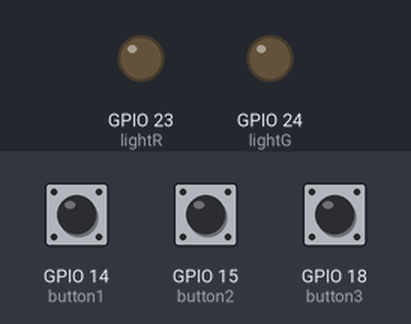
This program was run on a simulated Raspberry Pi (BCM pin numbers). Shown: output pins drawn as LEDs (lit = HIGH). Dashed ring = blinking. The test bench sets the inputs (shaded band); at power-on: GPIO 14 (button1) HIGH, GPIO 15 (button2) HIGH, GPIO 18 (button3) HIGH. One TCP client connects 1 s after the port opens and stays connected; threads take turns every 2 ms.

Above: at 1.2 s.
1.3 s: GPIO 14 (button1) pulled LOW for 3.2 s
At 1.6 s:
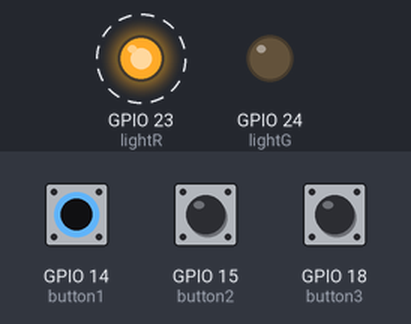
6.3 s: GPIO 15 (button2) pulled LOW for 0.15 s
At 6.42 s:
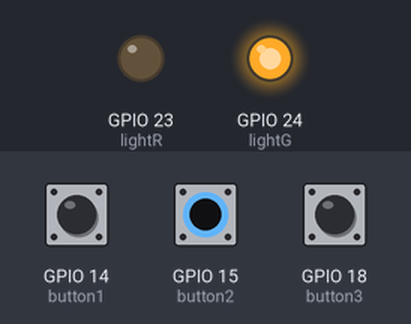
Timing chart, 0 to 9.3 s (numbered marks = the images above; inputs shaded):
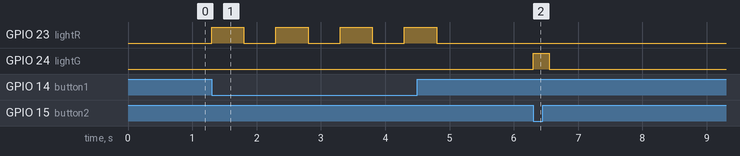

The program:

LEDServer.py
```python
'''
@Author: Chris Lockard
This program interacts with the pi's gpio pins, blinks leds and runs
a TCP server that communicates the boards status with a client.
'''

# Imports
import RPi.GPIO as gpio
from time import sleep
import threading as thread
import socket
import os


def button_press(light_pin, button_pin, sleep_time):
	'''
	Target function for whenever a button controlling an LED is
	pressed.

	Accepts the lights pin, button pin and sleep time for the led blink
	speed.
	'''
	# Tries to run
	try:
		# While loop to blink the led at the requested speed which
		# Should be input as half the desired speed
		while True:
			# Gets button state
			state = gpio.input(button_pin)
			# Blinks
			if state == False:
				gpio.output(light_pin, gpio.HIGH)
				sleep(sleep_time)
				gpio.output(light_pin, gpio.LOW)
				sleep(sleep_time)
			# Turns the LED off
			else:
				gpio.output(light_pin, gpio.LOW)
	# Except block to clean gpio if there are any errors and stop the
	# thread
	except:
		gpio.output(light_pin, False)
		gpio.cleanup()
		return False


def shutdown(button_pin3):
	'''
	Target function that will shut down the pi after three seconds of
	holding SW3.

	Accepts the pin for the third button.
	'''
	# Counts seconds
	sec_count = 0
	while True:
		button3_press = gpio.input(button_pin3)
		# If total seconds is greater than 2 (started at 0) shutdown the
		# pi
		if sec_count >= 2:
			print('Stutting down..')
			gpio.cleanup()
			# Python passes this command to a new terminal session
			os.system('shutdown -h now')
		if button3_press == False:
			# Increments the counter
			sec_count += 1
		if button3_press == True:
			# Returns counter to 0 if the button has been released
			sec_count = 0

		# Sleeps to add one second to the loop
		sleep(1)


def TCPserver(host, port, button_pin1, button_pin2, button_pin3):
	'''
	Target function that runs the TCP server.

	Accepts host, port and all button pins.
	'''
	# Creates socket
	with socket.socket(socket.AF_INET, socket.SOCK_STREAM) as sock:
		sock.bind((host, port))
		sock.listen()
		conn, addr = sock.accept()
		# Carried out for a conneciton
		with conn:
			# While loop to determine the state of each button and carry
			# out its respective string formatting
			while True:
				button1_press = gpio.input(button_pin1)
				button2_press = gpio.input(button_pin2)
				button3_press = gpio.input(button_pin3)

				SW1_status, SW2_status = 'Released', 'Released'

				if button1_press == False:
					SW1_status = 'Pressed'
				if button2_press == False:
					SW2_status = 'Pressed'

				trans_string = r'{SW1: ' + SW1_status + ', SW2: ' + SW2_status + r'}'
				trans_string = trans_string.encode()

				if button3_press == False:
					trans_string = 'SW3 pressed, server shutting down..'.encode()

				conn.send(trans_string)
				# Receives ack from client
				data = conn.recv(1024)
				# Sleeps for 1 so that the message is received every 1
				# second
				sleep(1)

		# Closes socket when done
		sock.close()


# Sets variables and starts threads when file is run
if __name__ == "__main__":
	gpio.setmode(gpio.BCM)
	gpio.setwarnings(False)

	# GPIO pins used
	lightR = 23
	lightG = 24
	button1 = 14
	button2 = 15
	button3 = 18

	gpio.setup((lightR, lightG), gpio.OUT)
	gpio.setup((button1, button2, button3), gpio.IN, pull_up_down=gpio.PUD_UP)

	# Starts the threads for each button
	T1 = thread.Thread(target=button_press, args=(lightR, button1, .5))
	T1.start()
	T2 = thread.Thread(target=button_press, args=(lightG, button2, .25))
	T2.start()
	T3 = thread.Thread(target=shutdown, args=(button3,))
	T3.start()

	try:
		# Starts the TCP server
		TCPserver('', 8888, button1, button2, button3)

	# Ensures that everything closes correctly if the program is closed
	except:
		gpio.output(lightR, False)
		gpio.output(lightG, False)
		gpio.cleanup()
```

Measured:
- after the input at 1.3 s, GPIO 23 (lightR): alternates HIGH for 0.50 s and LOW for 0.50 s, 8 changes in all, then stays LOW, starting at once
- after the input at 6.3 s, GPIO 24 (lightG): LOW → HIGH at once, → LOW 0.25 s later
